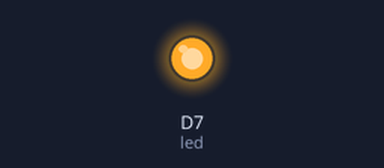
The sketch below on a simulated Particle Photon. On the bench: output pins drawn as LEDs (lit = HIGH). Random numbers use the default seed unless the sketch sets one.

Above: at 15.0 s.
At 45.0 s:
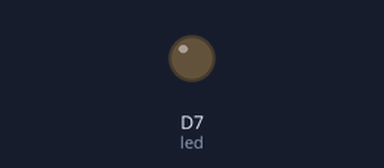
Timing chart, 0 to 78.0 s (numbered marks = the images above):
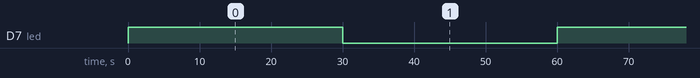

The sketch:

ThingSpeak-Webhook-Example.ino
```cpp
int led = D7;  // The on-board LED

void setup() {
  // make sure you create your own integration following the example in the README
  Particle.subscribe("hook-response/temp", myHandler, MY_DEVICES);
  pinMode(led, OUTPUT);
}

void loop() {
  //turning on the LED so we know when it has published!
  digitalWrite(led, HIGH);   // Turn ON the LED

  // create some random temps
  String temp = String(random(60, 80));
  Particle.publish("temp", temp, PRIVATE);

  delay(30000);               // Wait for 30 seconds

  digitalWrite(led, LOW);    // Turn OFF the LED
  delay(30000);               // Wait for 30 seconds
}


void myHandler(const char *event, const char *data) {
  // Handle the webhook response
  Serial.println(event);
  Serial.println(data);

  Particle.publish("GotIt", String(data));
}
```

Measured:
- by itself, D7 (led): alternates HIGH for 30.0 s and LOW for 30.0 s
